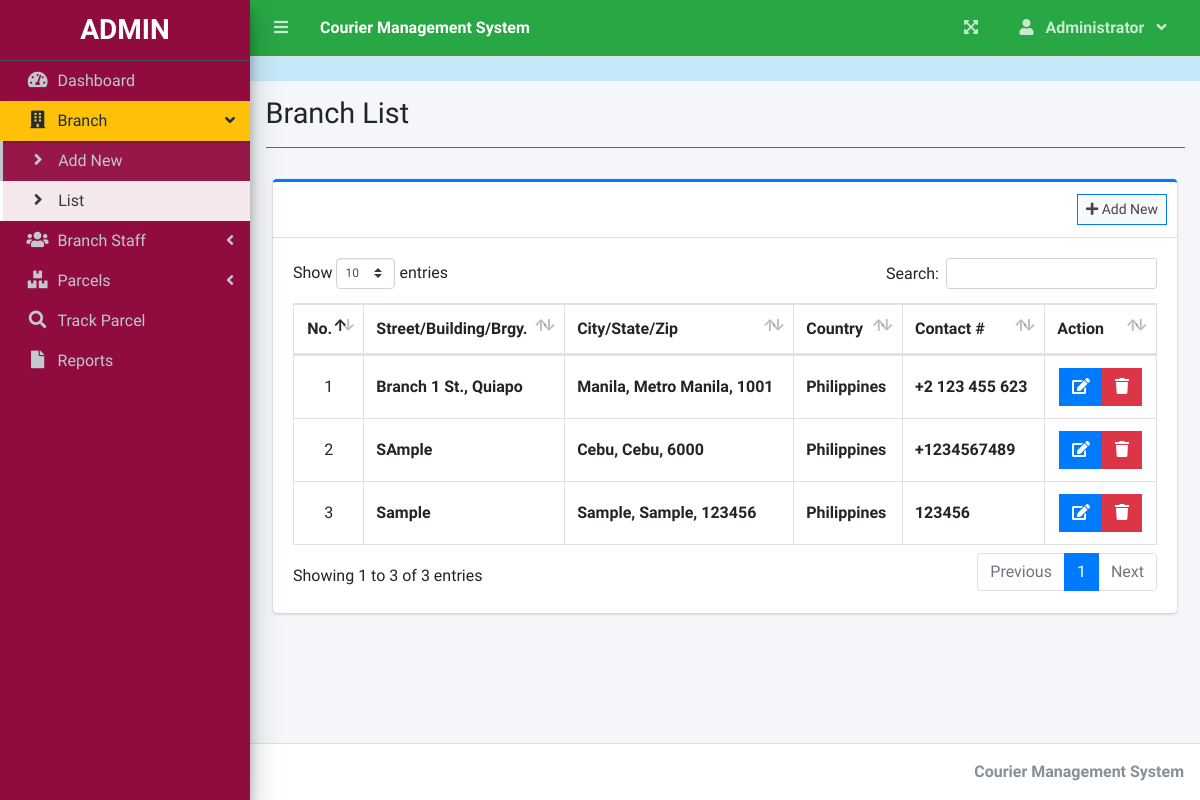
Page /admin/cms/index.php?page=branch_list (signed in) on the earlier database version.
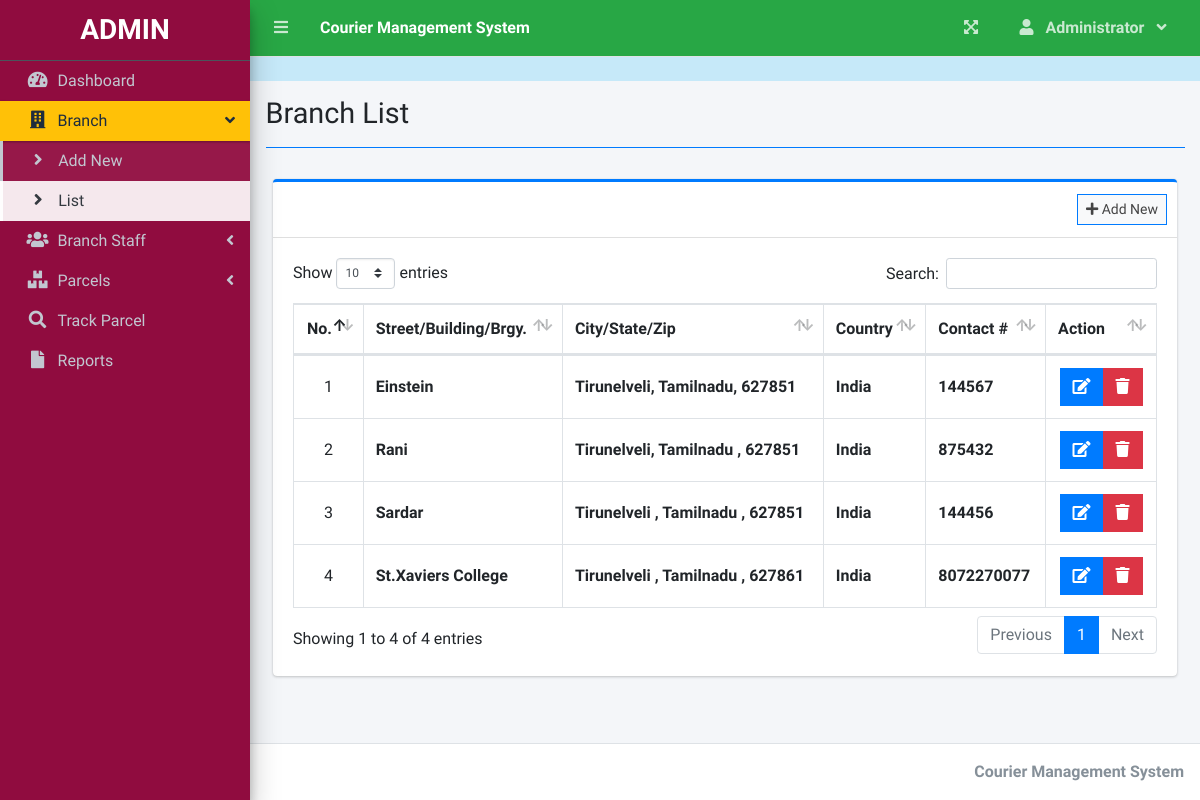
Same page on the later database version.
### tables this page shows
CREATE TABLE `branches` (
  `id` int(30) NOT NULL,
  `branch_code` varchar(50) NOT NULL,
  `street` text NOT NULL,
  `city` text NOT NULL,
  `state` text NOT NULL,
  `zip_code` varchar(50) NOT NULL,
  `country` text NOT NULL,
  `contact` varchar(100) NOT NULL,
  `date_created` datetime NOT NULL DEFAULT current_timestamp()
);

### admin/cms/branch_list.php (the view, shortened to what this page needs)
<?php include'db_connect.php' ?>
<div class="col-lg-12">
	<div class="card card-outline card-primary">
		<div class="card-header">
			<div class="card-tools">
				<a class="btn btn-block btn-sm btn-default btn-flat border-primary " href="./index.php?page=new_branch"><i class="fa fa-plus"></i> Add New</a>
			</div>
		</div>
		<div class="card-body">
			<table class="table tabe-hover table-bordered" id="list">
				<!-- <colgroup>
					<col width="5%">
					<col width="15%">
					<col width="25%">
					<col width="25%">
					<col width="15%">
				</colgroup> -->
				<thead>
					<tr>
						<th class="text-center">No.</th>
						<th>Street/Building/Brgy.</th>
						<th>City/State/Zip</th>
						<th>Country</th>
						<th>Contact #</th>
						<th>Action</th>
					</tr>
				</thead>
				<tbody>
					<?php
					$i = 1;
					$qry = $conn->query("SELECT * FROM branches order by street asc,city asc, state asc ");
					while($row= $qry->fetch_assoc()):
					?>
					<tr>
						<td class="text-center"><?php echo $i++ ?></td>
						<td><b><?php echo ucwords($row['street']) ?></b></td>
						<td><b><?php echo ucwords($row['city'].', '.$row['state'].', '.$row['zip_code']) ?></b></td>
						<td><b><?php echo ucwords($row['country']) ?></b></td>
						<td><b><?php echo $row['contact'] ?></b></td>
						<td class="text-center">
		                    <div class="btn-group">
		                        <a href="index.php?page=edit_branch&id=<?php echo $row['id'] ?>" class="btn btn-primary btn-flat ">
		                          <i class="fas fa-edit"></i>
		                        </a>
		                        <button type="button" class="btn btn-danger btn-flat delete_branch" data-id="<?php echo $row['id'] ?>">
		                          <i class="fas fa-trash"></i>
		                        </button>
	                      </div>
						</td>
					</tr>
				<?php endwhile; ?>
				</tbody>
			</table>
		</div>
	</div>
</div>

Differences in the rows shown:
removed branches: street "Branch 1 St., Quiapo", city+state+zip_code "Manila, Metro Manila, 1001", country "Philippines", contact "+2 123 455 623"
removed branches: street "SAmple", city+state+zip_code "Cebu, Cebu, 6000", country "Philippines", contact "+1234567489"
removed branches: street "Sample", city+state+zip_code "Sample, Sample, 123456", country "Philippines", contact "123456"
added branches: street "Einstein", city+state+zip_code "Tirunelveli, Tamilnadu, 627851", country "India", contact "144567"
added branches: street "Rani", city+state+zip_code "Tirunelveli, Tamilnadu , 627851", country "India", contact "875432"
added branches: street "Sardar", city+state+zip_code "Tirunelveli , Tamilnadu , 627851", country "India", contact "144456"
added branches: street "St.Xaviers College", city+state+zip_code "Tirunelveli , Tamilnadu , 627861", country "India", contact "8072270077"
Other differences:
text written by a page script: "Show entries Search: Showing 1 to 3 of 3 entries Previous 1 Next" → "Show entries Search: Showing 1 to 4 of 4 entries Previous 1 Next"
